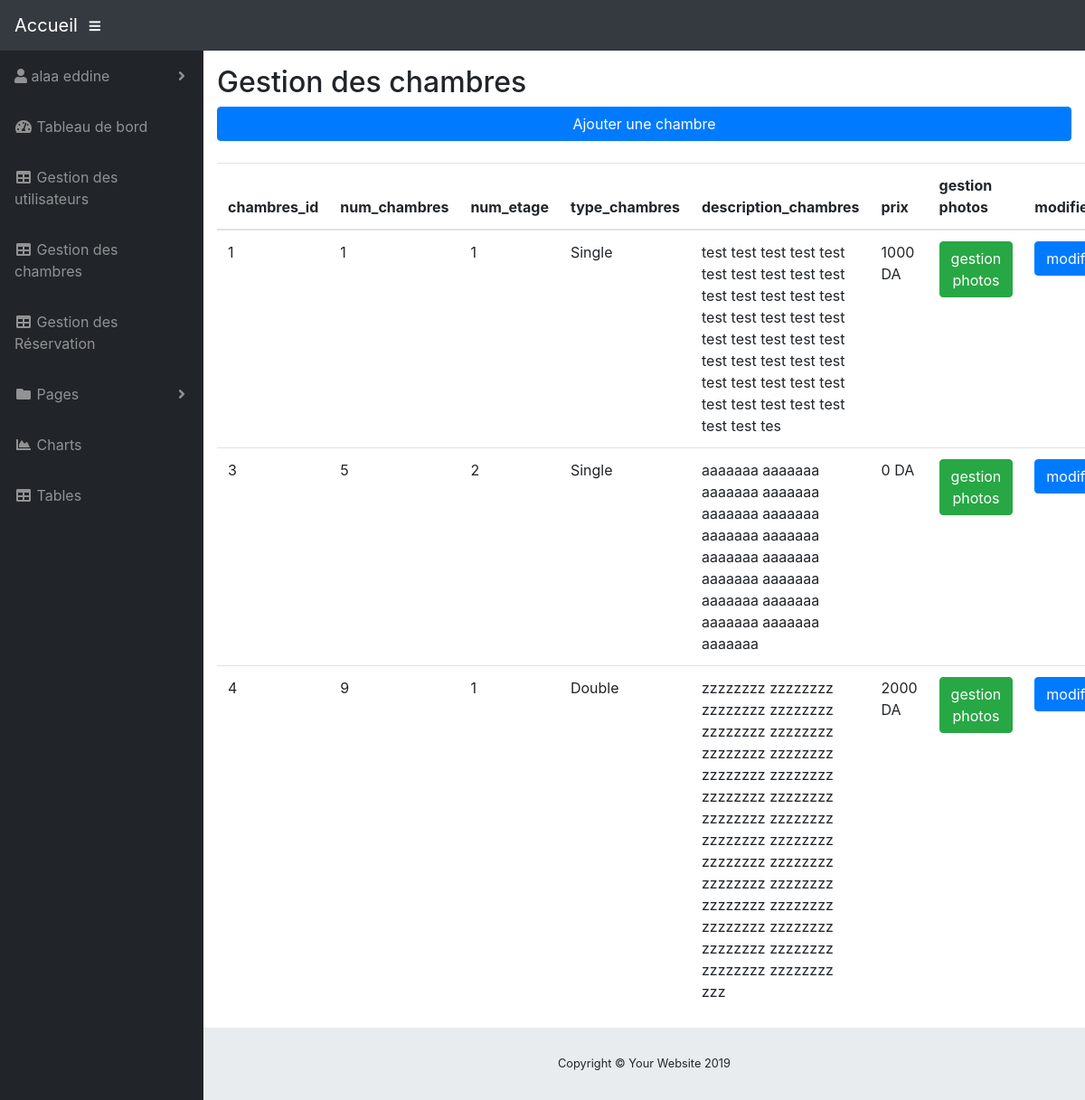
Screenshot of /admin/gestion_des_chambres.php (signed in) with the database file from the repository.
### tables this page shows
CREATE TABLE `chambres` (
  `chambres_id` int(11) NOT NULL,
  `num_chambres` int(11) NOT NULL,
  `num_etage` int(11) NOT NULL,
  `type_chambres` varchar(255) NOT NULL,
  `description_chambres` varchar(255) NOT NULL,
  `prix` double NOT NULL
);

### admin/gestion_des_chambres.php (the view, shortened to what this page needs)
<?php
  require_once '../connect.php';
 ?>
<!DOCTYPE html>
<html lang="en">
<head>
  <link href="vendor/fontawesome-free/css/all.min.css" rel="stylesheet" type="text/css">
  <link href="vendor/datatables/dataTables.bootstrap4.css" rel="stylesheet">
  <link href="css/sb-admin.css" rel="stylesheet">
</head>
<body id="page-top">
  <div id="wrapper">
    <div id="content-wrapper">
      <div class="container">
      <h2>Gestion des chambres</h2>
      <a href="add_room.php" type="button" class="btn btn-primary btn-block">Ajouter une chambre</a>
      <br>
      <table class="table table-hover">
        <thead>
          <tr>
            <th>chambres_id</th>
            <th>num_chambres</th>
            <th>num_etage</th>
            <th>type_chambres</th>
            <th>description_chambres</th>
            <th>prix</th>
            <th>gestion photos</th>
            <th>modifier</th>
          </tr>
        </thead>
        <tbody>
          <tr>
        <?php
          $q="SELECT * FROM `chambres`";
          $r=mysqli_query($dbc,$q);
          while ($row=mysqli_fetch_assoc($r)) {
          ?>
            <td><?= $row ['chambres_id'] ?></td>
            <td><?= $row ['num_chambres'] ?></td>
            <td><?= $row ['num_etage'] ?></td>
            <td><?= $row ['type_chambres'] ?></td>
            <td><?= $row ['description_chambres'] ?></td>
            <td><?= $row ['prix'] ?> DA</td>
            <td>
              <a href="update_photos_chambre.php?id=<?= $row ['chambres_id'] ?>" type="button" class="btn btn-success">gestion photos</a>
            </td>
            <td>
              <a href="update_chambre.php?id=<?= $row ['chambres_id'] ?>" type="button" class="btn btn-primary">modifier</a>
            </td>
            </tr>
          <?php
            }
           ?>
        </tbody>
      </table>
    </div>
      <footer class="sticky-footer">
        <div class="container my-auto">
          <div class="copyright text-center my-auto">
            <span>Copyright © Your Website 2019</span>
          </div>
        </div>
      </footer>
    </div>
  </div>
</body>
</html>

### rows the page displays
chambres: chambres_id "1", num_chambres "1", num_etage "1", type_chambres "Single", description_chambres "test test test test test test test test test test test test test test test test test test test test test test test test test test test test test test test test test test test test test test test test test test tes", prix "1000"
chambres: chambres_id "3", num_chambres "5", num_etage "2", type_chambres "Single", description_chambres "aaaaaaa aaaaaaa aaaaaaa aaaaaaa aaaaaaa aaaaaaa aaaaaaa aaaaaaa aaaaaaa aaaaaaa aaaaaaa aaaaaaa aaaaaaa aaaaaaa aaaaaaa aaaaaaa aaaaaaa", prix "0"
chambres: chambres_id "4", num_chambres "9", num_etage "1", type_chambres "Double", description_chambres "zzzzzzzz zzzzzzzz zzzzzzzz zzzzzzzz zzzzzzzz zzzzzzzz zzzzzzzz zzzzzzzz zzzzzzzz zzzzzzzz zzzzzzzz zzzzzzzz zzzzzzzz zzzzzzzz zzzzzzzz zzzzzzzz zzzzzzzz zzzzzzzz zzzzzzzz zzzzzzzz zzzzzzzz zzzzzzzz zzzzzzzz zzzzzzzz zzzzzzzz zzzzzzzz zzzzzzzz zzzzzzzz zzz", prix "2000"
